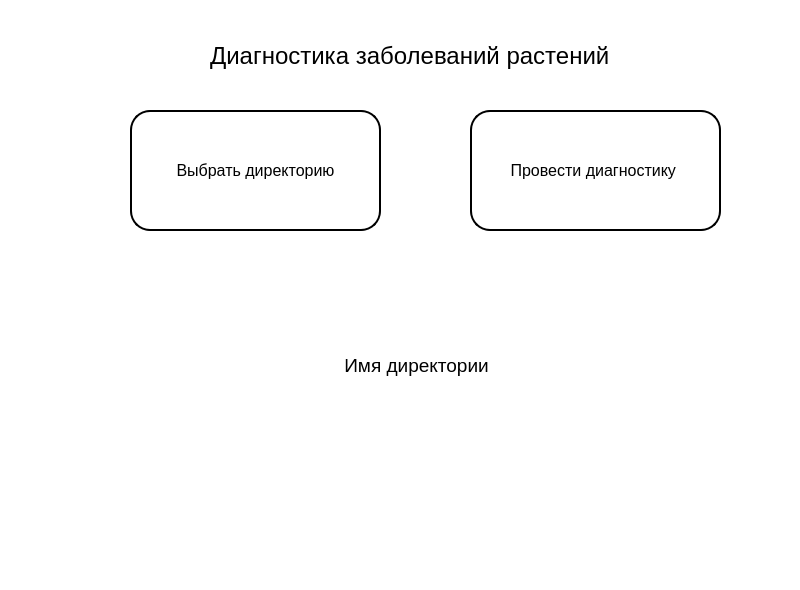
<?xml version="1.0" encoding="UTF-8"?>
<ui version="4.0">
 <class>First_window_base</class>
 <widget class="QMainWindow" name="First_window_base">
  <property name="geometry">
   <rect>
    <x>0</x>
    <y>0</y>
    <width>800</width>
    <height>590</height>
   </rect>
  </property>
  <property name="windowTitle">
   <string>MainWindow</string>
  </property>
  <property name="styleSheet">
   <string notr="true">background-color: rgb(255, 255, 255);</string>
  </property>
  <widget class="QWidget" name="centralwidget">
   <widget class="QLabel" name="label">
    <property name="geometry">
     <rect>
      <x>210</x>
      <y>30</y>
      <width>421</width>
      <height>51</height>
     </rect>
    </property>
    <property name="font">
     <font>
      <pointsize>18</pointsize>
     </font>
    </property>
    <property name="styleSheet">
     <string notr="true">background-color: rgb(255, 255, 255);
color: rgb(0, 0, 0);</string>
    </property>
    <property name="text">
     <string>Диагностика заболеваний растений</string>
    </property>
   </widget>
   <widget class="QPushButton" name="Start_pred">
    <property name="geometry">
     <rect>
      <x>470</x>
      <y>110</y>
      <width>251</width>
      <height>121</height>
     </rect>
    </property>
    <property name="sizePolicy">
     <sizepolicy hsizetype="Minimum" vsizetype="Fixed">
      <horstretch>0</horstretch>
      <verstretch>0</verstretch>
     </sizepolicy>
    </property>
    <property name="font">
     <font>
      <pointsize>12</pointsize>
     </font>
    </property>
    <property name="styleSheet">
     <string notr="true">border: 2px solid #000000;
border-radius: 20px;   
background-color: rgb(255, 255, 255);
color: rgb(0, 0, 0);</string>
    </property>
    <property name="text">
     <string>Провести диагностику </string>
    </property>
   </widget>
   <widget class="QPushButton" name="Choose_dir">
    <property name="geometry">
     <rect>
      <x>130</x>
      <y>110</y>
      <width>251</width>
      <height>121</height>
     </rect>
    </property>
    <property name="sizePolicy">
     <sizepolicy hsizetype="Minimum" vsizetype="Fixed">
      <horstretch>0</horstretch>
      <verstretch>0</verstretch>
     </sizepolicy>
    </property>
    <property name="font">
     <font>
      <pointsize>12</pointsize>
     </font>
    </property>
    <property name="styleSheet">
     <string notr="true">border: 2px solid #000000;
border-radius: 20px;   
background-color: rgb(255, 255, 255);
color: rgb(0, 0, 0);
</string>
    </property>
    <property name="text">
     <string>Выбрать директорию</string>
    </property>
   </widget>
   <widget class="QLabel" name="label_2">
    <property name="geometry">
     <rect>
      <x>160</x>
      <y>340</y>
      <width>571</width>
      <height>51</height>
     </rect>
    </property>
    <property name="font">
     <font>
      <pointsize>14</pointsize>
     </font>
    </property>
    <property name="styleSheet">
     <string notr="true">background-color: rgb(255, 255, 255);
color: rgb(0, 0, 0);</string>
    </property>
    <property name="text">
     <string>                                   Имя директории</string>
    </property>
   </widget>
  </widget>
  <widget class="QStatusBar" name="statusbar"/>
 </widget>
 <resources/>
 <connections/>
</ui>
